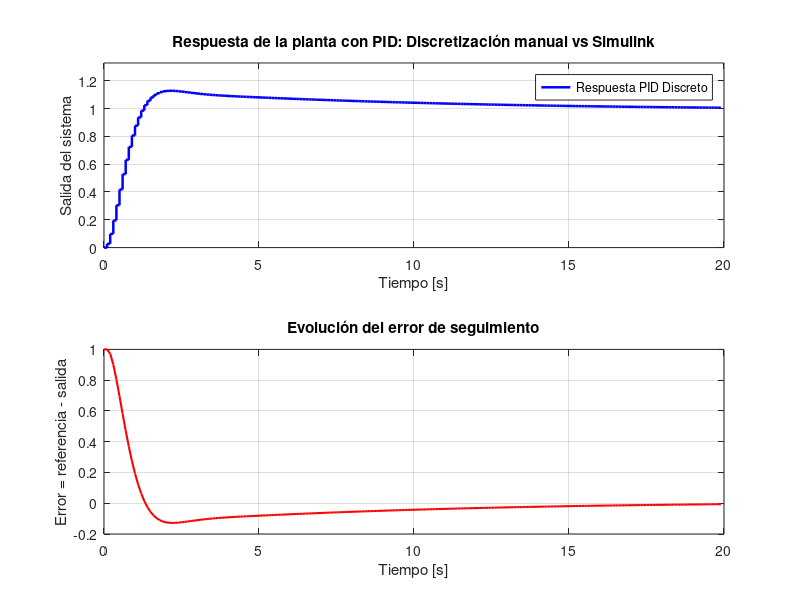
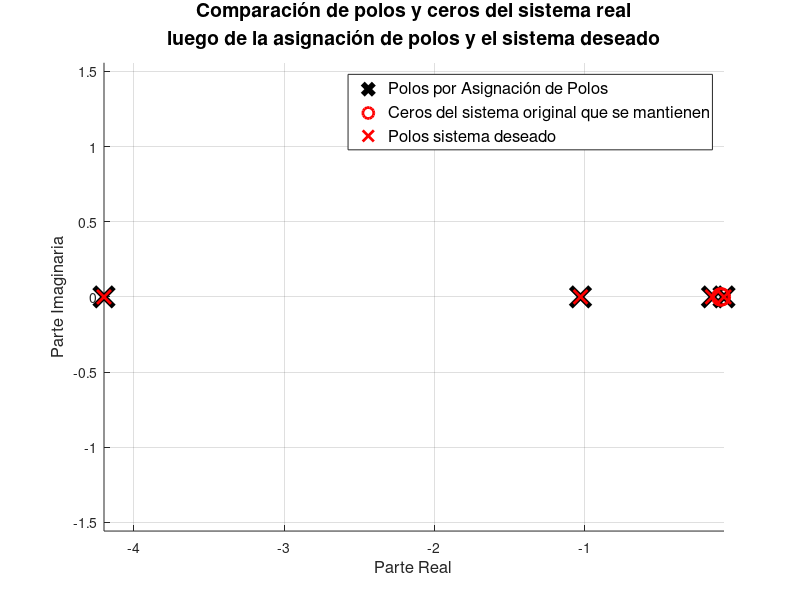

MATLAB code to generate these figures, in order: (Note: this script raises an error after producing the figures.)
clear; clc; close all;

%% === Parámetros del modelo del sistema ===
% Constantes del modelo físico
I  = 0.0167;  % Momento de inercia
C  = -0.1326; % Constante relacionada al torque
Lm = 0.3310;  % Longitud desde el eje hasta el motor     
angulo_equilibrio = 0 * (pi/180);  % Ángulo de equilibrio en radianes para linealización
A = Lm / I;
B = C * sin(angulo_equilibrio) / I;

% Modelo del motor brushless
m = 0.001586;                   

% Referencia(En este caso 1 para evitar una salida nula y poder analisar correctamente la gráfica, en 
% la práctica se utiliza el mismo valor que el angulo de equilibrio)
ref = 1;  

%% === Modelo Planta continua ===
planta_continua = tf([m*A], [1 0 B]);

%% === Cálculo parámetros del controlador PIDf por asignación de polos ===
% Se deben elegir sobrepico(Mp) en porcentaje y tiempo de
% establecimiento(Tss) en segundos
Mp = 0.2;
Tss = 8;

% Calculo del coeficiente de amortiguamiento y frecuencia natural
zeta = -log(100/Mp)/(sqrt(pi^2 + (log(100/Mp))^2));
omega_n = 4/(zeta*Tss);

% Calculo de polos insignificantes(p1 y p2) y variables auxiliares(alphas)
p1 = 10*zeta*omega_n;
p2 = 12*zeta*omega_n;

alpha1 = p1 + p2 + 2*zeta*omega_n;
alpha2 = p1*p2 + 2*zeta*omega_n*(p1 + p2) + omega_n^2;
alpha3 = 2*zeta*omega_n*p1*p2 + (omega_n^2)*(p1 + p2);
alpha4 = (omega_n^2)*p1*p2;


% Calculo parametros PIDf
Kp = (alpha3-alpha1*B-(alpha4/alpha1))/(alpha1*m*A);
Ki = (alpha4)/(alpha1*m*A);
Kd = (alpha2 - B - Kp*m*A)/(alpha1*m*A);
N = alpha1;

Kp = 5.9067;
Ki = 0.2765;
Kd = 30.9819;
N = 5.45;

%% === Parámetros de simulación ===
T    = 0.1;                      % Tiempo de muestreo [s]
Tsim = 20;                       % Duración total de la simulación [s]
cantidad_muestras = round(Tsim / T);
t = 0:T:(cantidad_muestras-1)*T;

%% === Entrada de referencia constante ===
entrada = ref * ones(1, cantidad_muestras);

%% === Controlador discreto manual (ecuaciones en diferencias) ===
a = Kp + Kd*N;
b = Kp*N + Ki;
c = Ki*N;
d = N;

K1 = (b*d - c)/(d^2);
K2 = c/d;
K3 = (a*d^2 - b*d + c)/(d^2);

a0 = K1 + K3;
a1 = -K1 - K1*exp(-d*T) + K2*T - 2*K3;
a2 = K1*exp(-d*T) - K2*T*exp(-d*T) + K3;
a3 =  1;
a4 = -exp(-d*T) - 1;
a5 = exp(-d*T);

%% === Discretización de la planta con ZOH ===
planta_discreta = c2d(planta_continua, T, 'zoh');
[num_p, den_p] = tfdata(planta_discreta, 'v');
a1p = num_p(2);
a2p = num_p(3); 
b1p = den_p(1);
b2p = den_p(2); 
b3p = den_p(3);

%% === Inicialización de señales ===
y_plant_manual = zeros(1, cantidad_muestras);  % Salida de la planta
u_manual       = zeros(1, cantidad_muestras);  % Señal de control
error          = zeros(1, cantidad_muestras);  % Error entre referencia y salida

% Perturbación (opcional, puede modificarse o eliminarse)
perturbacion = zeros(1, cantidad_muestras);
perturbacion(t <= 1) = 1;

% Variables para valores anteriores (memoria del sistema)
errorm1 = 0; errorm2 = 0;
ukm1 = 0; ukm2 = 0;
ykm1 = 0; ykm2 = 0;

%% === Simulación con controlador discreto manual ===
for k = 1:cantidad_muestras
    % Cálculo del error
    error(k) = ref - ykm1;

    % Ecuación en diferencias del controlador
    u_manual(k) = (1/a3)*(a0*error(k) + a1*errorm1 + a2*errorm2 ...
                   - a4*ukm1 - a5*ukm2);

    % Ecuación en diferencias de la planta
    y_plant_manual(k) = (1/b1p)*(a1p * ukm1 + a2p * ukm2 ...
                          - b2p * ykm1 - b3p * ykm2);

    % Actualizar memorias
    errorm2 = errorm1; errorm1 = error(k);
    ukm2 = ukm1;       ukm1 = u_manual(k);
    ykm2 = ykm1;       ykm1 = y_plant_manual(k);
end


%% === Gráfica comparativa de respuestas ===
figure('Name', 'Comparación PID manual vs Simulink', 'NumberTitle', 'off');

% Respuesta del sistema
subplot(2,1,1);
stairs(t, y_plant_manual, 'b', 'LineWidth', 1.8);
title('Respuesta de la planta con PID: Discretización manual vs Simulink');
xlabel('Tiempo [s]');
ylabel('Salida del sistema');
legend('Respuesta PID Discreto', 'Respuesta Simulink');
grid on;
ylim([0, max([y_plant_manual]) + 0.2]);

% Error en el tiempo
subplot(2,1,2);
plot(t, error, 'r', 'LineWidth', 1.5);
title('Evolución del error de seguimiento');
xlabel('Tiempo [s]');
ylabel('Error = referencia - salida');
grid on;

%% === Función de transferencia del controlador PIDf ===
s = tf('s');
PIDf = ((s^2)*(Kp+Kd*N)+ s*(Kp*N+Ki) + Ki*N)/(s^2+s*N);

%% === Sistema en malla cerrada ===
G_OL = PIDf * planta_continua;           % Lazo abierto
G_CL = feedback(G_OL, 1);                % Malla cerrada unitaria

%% === Gráfica de polos y ceros ===
K = 1;
G_deseada = (K * (omega_n / 2)) / ((s^2 + 2*zeta*omega_n*s + omega_n^2)*(s + p1)*(s + p2));

% Obtener polos y ceros
[p_cl, z_cl] = pzmap(G_CL);
[p_des, z_des] = pzmap(G_deseada);

% Crear nueva figura
figure('Name', 'Comparación Polos y Ceros Mejorada', 'NumberTitle', 'off'); hold on;

% === Graficar polos sobrepuestos con doble marcador ===
plot(real(p_cl), imag(p_cl), 'kx', 'MarkerSize', 14, 'LineWidth', 4); % fondo negro
plot(real(p_cl), imag(p_cl), 'rx', 'MarkerSize', 10, 'LineWidth', 2); % rojo encima

% === Graficar ceros de G_CL ===
plot(real(z_cl), imag(z_cl), 'ro', 'MarkerSize', 12, 'LineWidth', 2);

% === Puntos ficticios para leyenda ===
h1 = plot(NaN, NaN, 'kx', 'MarkerSize', 14, 'LineWidth', 4); % fondo negro
h2 = plot(NaN, NaN, 'rx', 'MarkerSize', 10, 'LineWidth', 2); % encima rojo
h3 = plot(NaN, NaN, 'ro', 'MarkerSize', 12, 'LineWidth', 2); % ceros

% === Leyenda explicativa ===
legend([h1 h3 h2], ...
       {'Polos por Asignación de Polos',  'Ceros del sistema original que se mantienen','Polos sistema deseado'}, ...
       'Location', 'best', 'FontSize', 12);


% Estilo del gráfico
title({ ...
    'Comparación de polos y ceros del sistema real', ...
    'luego de la asignación de polos y el sistema deseado'}, ...
    'FontSize', 14);

xlabel('Parte Real', 'FontSize', 12);
ylabel('Parte Imaginaria', 'FontSize', 12);
grid on;
axis equal;
xline(0, '--k', 'LineWidth', 1.5, 'HandleVisibility','off');
yline(0, '--k', 'LineWidth', 1.5, 'HandleVisibility','off');


